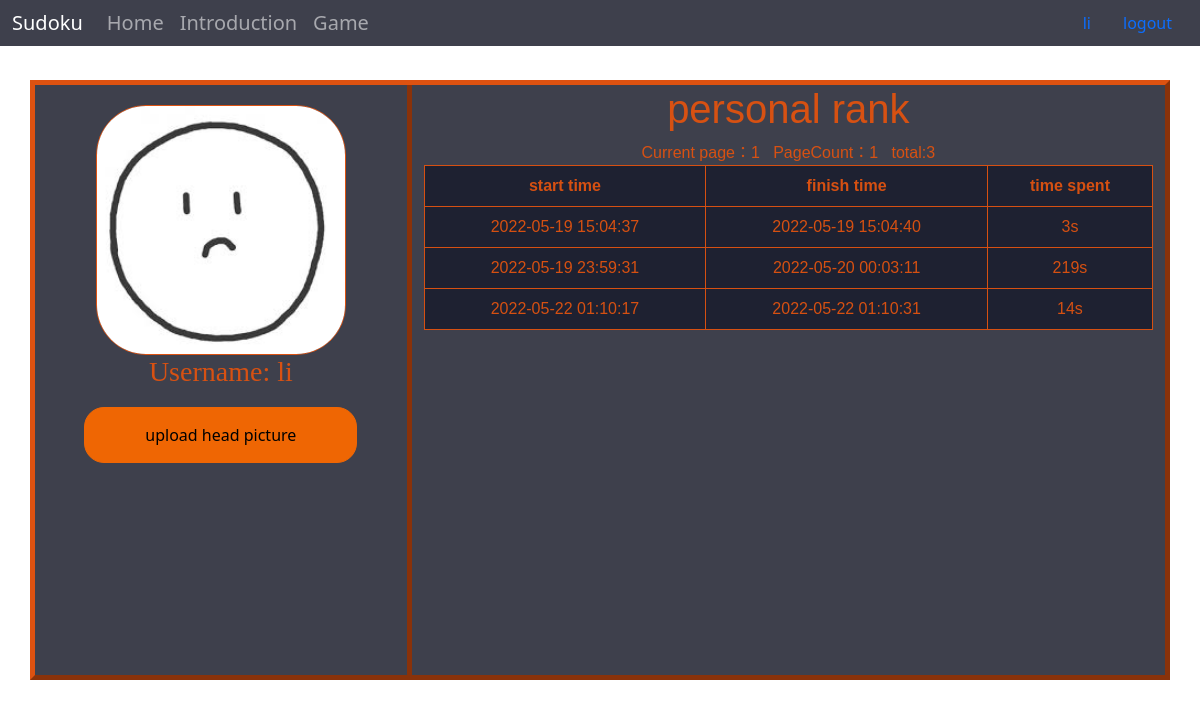
The page /personal (signed in) on the database its author committed.
### app/models.py (models this page shows, shortened)
class User(db.Model):
    __tablename__ = "user"
    id = db.Column(db.Integer, primary_key=True, autoincrement=True)
    username = db.Column(db.String(64), unique=True, nullable=False)
    password = db.Column(db.String(128), nullable=False)
    user_type = db.Column(db.Integer, nullable=False)
    head_pic_url = db.Column(db.String(256))

class GameResult(db.Model):
    __tablename__ = "result"
    id = db.Column(db.Integer, primary_key=True, autoincrement=True)
    playerId = db.Column(db.Integer, db.ForeignKey("user.id"))
    start_time = db.Column(db.String, nullable=False)
    finish_time = db.Column(db.String, nullable=False)
    time_spent = db.Column(db.Integer, nullable=False)
    player = db.relationship("User", backref="games")

### app/routes.py (the view)
@app.route('/personal', methods=['GET', 'POST'])
def personal():
    result_dict = dict()
    if g.user:
        user_id = g.user.id
        page = int(request.args.get('page', 1))
        per_page = int(request.args.get('per_page', 10))
        user_query_set = User.query.filter(User.id == user_id).first()
        rank_query_set = GameResult.query.filter(GameResult.playerId == user_id).paginate(page, per_page, error_out=False)
        result_dict['username'] = user_query_set.username
        result_dict['head_pic_url'] = user_query_set.head_pic_url
        result_dict['rank_list'] = list()
        for one_game in rank_query_set.items:
            one_rank_dict = dict()
            one_rank_dict['start_time'] = one_game.start_time
            one_rank_dict['finish_time'] = one_game.finish_time
            one_rank_dict['time_spent'] = one_game.time_spent
            result_dict['rank_list'].append(one_rank_dict)
        return render_template('personal.html', result_dict=result_dict, paginate=rank_query_set)
    else:
        return redirect(url_for('login'))

### app/__init__.py (called while the page is built)
@app.before_request
def before_request():
    username = session.get('username')
    if username:
        user_ogj = User.query.filter(User.username == username).first()
        setattr(g, 'user', user_ogj)
    else:
        setattr(g, 'user', None)

@app.context_processor
def context_processor():
    if hasattr(g, 'user'):
        return {'user': g.user}
    else:
        return {}

### app/templates/personal.html (shortened to what this page needs)
{% extends "base.html" %}
{% block content %}
<link href="static/css/personal.css" rel="stylesheet">
<div class="container">
    <div class="row">
        <div class="col-lg-4 head_pic" id="head_pic">
            <div>
                <img id="current_avatar" src="{{ result_dict.head_pic_url }}" alt="head picture">
            </div>
            <div class="user">
                <h3 id="name">Username: {{ result_dict["username"] }}</h3>
            </div>
            <div class="head_pic_upload">
                <button id="open_button" class="upload">upload head picture</button>
            </div>
        </div>
        <div class="col-lg-8 rank">
            <h1>personal rank</h1>
            Current page：{{ paginate.page }}&nbsp;&nbsp; PageCount：{{ paginate.pages }}&nbsp;&nbsp; total:{{ paginate.total }}<br>
            <table class="table table-bordered table-hover" id="rank_list">
                <tr>
                    <th>start time</th>
                    <th>finish time</th>
                    <th>time spent</th>
                </tr>
                {% for li in result_dict["rank_list"] %}
                    <tr>
                        <td>{{li["start_time"]}}</td>
                        <td>{{li["finish_time"]}}</td>
                        <td>{{ li["time_spent"] }}s</td>
                    </tr>
                {% endfor %}
            </table>
        </div>
    </div>
</div>
{% endblock %}

### app/templates/base.html (shortened to what this page needs)
<!Doctype html>
<html lang="en">
    <head>
        <link href="static/css/bootstrap.min.css" rel="stylesheet">
        <link href="static/css/style.css" rel="stylesheet">
    </head>
    <body>
    <div id="title">
        <nav class="navbar navbar-expand-md fixed-top navbar-dark">
          <div class="container-fluid">
            <a class="navbar-brand" href="/">Sudoku</a>
            <div class="collapse navbar-collapse" id="collapsibleNavbar">
              <ul class="navbar-nav me-auto">
                <li class="nav-item">
                  <a class="nav-link" href="/">Home</a>
                </li>
                <li class="nav-item">
                  <a class="nav-link" href="/introduction">Introduction</a>
                </li>
                <li class="nav-item">
                  <a class="nav-link" href="/game">Game</a>
                </li>
              </ul>
                <div class="d-flex">
                    {% if user %}
                        <a class="nav-link" href="{{ url_for('personal') }}">{{ user.username }}</a>
                        <a class="nav-link" id="logout" href="{{ url_for('logout') }}">logout</a>
                    {% else %}
                        <a class="nav-link" href="{{ url_for('login') }}">Login</a>
                        <a class="nav-link" href="{{ url_for('register') }}">Register</a>
                    {% endif %}
                </div>
            </div>
          </div>
        </nav>
      </div>
    <div style="padding-top:80px;">
                {% block content %}{% endblock %}
    </div>
    </body>
</html>

### app/static/css/style.css (style rules this page uses)
.navbar { padding: 0; display:flex; transition: all 0.5s; background: rgba(42, 44, 57, 0.9); }
.navbar-nav { margin: 0; padding: 0; display: flex; list-style: none; }
.navbar-nav a, .navbar-nav ul { display: flex; align-items: center; justify-content: space-between; font-size: 20px; color: black; }
body { background:url(../bg.png) no-repeat; margin: 0px; background-size: 100% 100%; background-attachment: fixed; }

### app/static/css/personal.css (style rules this page uses)
.row { background-color: rgba(42, 44, 57, 0.9); height: 600px; border:rgb(221, 82, 17) 5px outset; }
.head_pic { border-right: rgb(221, 82, 17) 5px outset;; }
#current_avatar { margin-left: auto; margin-right: auto; margin-top: 20px; border-radius: 50px; border:rgb(221, 82, 17) 1px solid; display: block; width: 250px; height: 250px; }
.user { color:rgba(221, 82, 17, 0.966); font-family: fantasy; text-align: center; }
.head_pic_upload { text-align: center; }
.head_pic_upload button { background-color:#ef6603; border-radius: 20px; padding:15px 60px; margin-top:10px; border:#ef6603 solid 1px; }
.rank { text-align: center; color:rgba(221, 82, 17, 0.966); font-family:sans-serif; height: 200px; }
#rank_list { background-color: rgb(30, 33, 49); border-collapse:collapse; color:rgba(221, 82, 17, 0.966); border:rgba(221, 82, 17, 0.966); padding-left: 30px; }

### rows shown on the page
User: username "li", head_pic_url (placeholder picture)
GameResult: start_time "2022-05-19 15:04:37", finish_time "2022-05-19 15:04:40", time_spent "3"
GameResult: start_time "2022-05-19 23:59:31", finish_time "2022-05-20 00:03:11", time_spent "219"
GameResult: start_time "2022-05-22 01:10:17", finish_time "2022-05-22 01:10:31", time_spent "14"

### other values the page prints
{{ paginate.page }} "1"
{{ paginate.pages }} "1"
{{ paginate.total }} "3"
